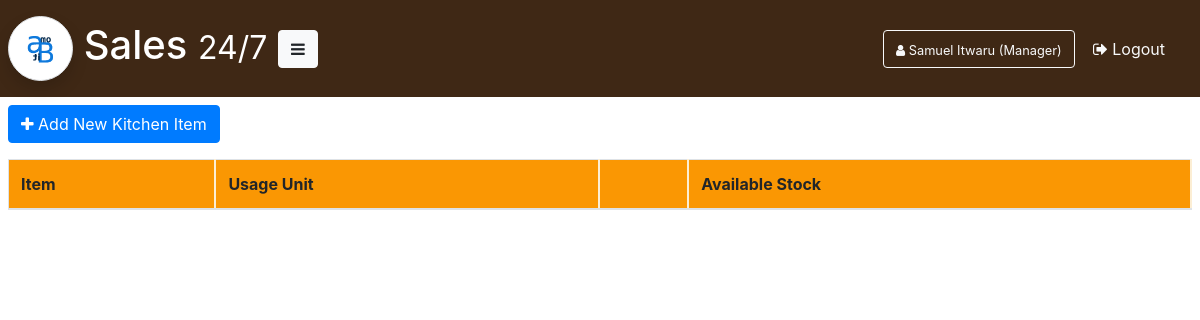
The app's page /kitchen-stock/ (signed in), older data.
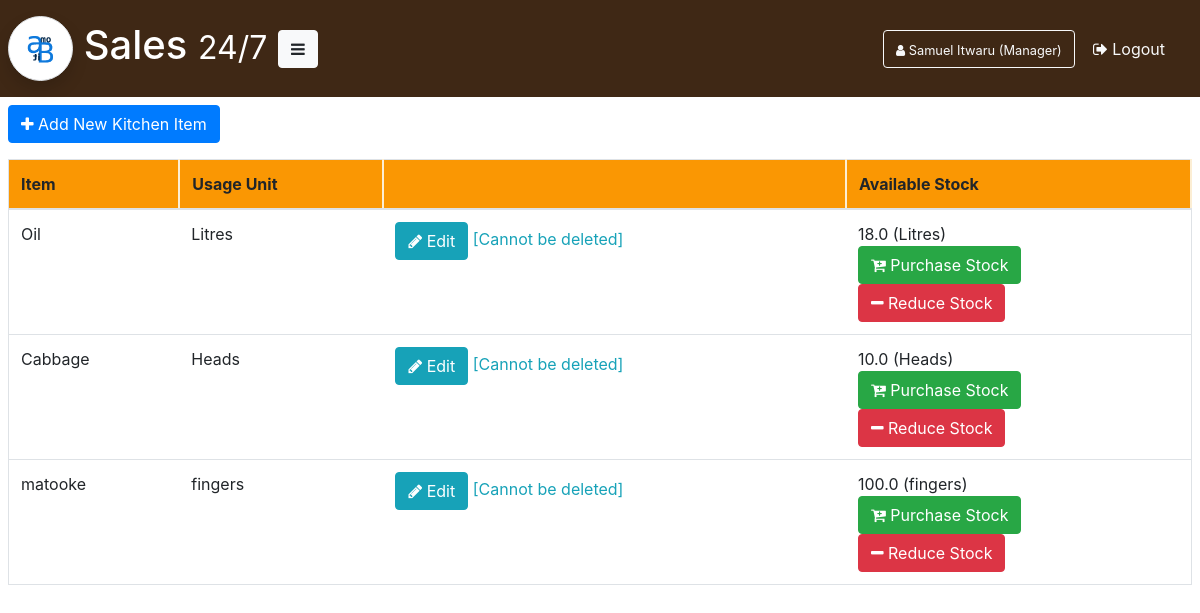
The same page, newer data.
### Application/database/model.py (models this page shows, shortened)
class Manager(Base):
    __tablename__ = "manager"
    id = Column(Integer, primary_key=True)
    first_name = Column(String(64))
    last_name = Column(String(64))
    email = Column(String(64))
    boss_email = Column(String(64))
    user = relationship("User", backref="manager",
                        cascade="all,delete", uselist=False)
    def delete(self):
        session.delete(self)
        session.commit()

class KitchenStock(Base):
    __tablename__ = "kitchen_stock"
    id = Column(Integer, primary_key=True)
    name = Column(String(64), unique=True)
    quantity_available = Column(Float(2), default=0.0)
    usage_unit = Column(String)
    kitchen_stock_purchases = relationship(
        "KitchenStockPurchase", backref="kitchen_stock")
    kitchen_stock_usages = relationship(
        "KitchenStockUsage", backref="kitchen_stock")
    def read(self):
        return session.query(self).all()

### Application/blueprints/KitchenStock/kitchen_stock.py (the view)
@kitchen_stock.route("/")
@login_required
def get_kitchen_stock():
    all_kitchen_stock = KitchenStock.read(KitchenStock)
    if current_user.manager:
        return render_template("manager/kitchen-stock.html", mod=module, all_kitchen_stock = all_kitchen_stock)
    elif current_user.chef:
        return render_template("chef/kitchen-stock.html", mod=module, all_kitchen_stock = all_kitchen_stock)

### Application/__init__.py (called while the page is built)
@login_manager.user_loader
def load_user(user_id):
    return session.query(User).filter_by(id=user_id).first()

### Application/templates/manager/kitchen-stock.html (shortened to what this page needs)
{% extends 'manager/manager-base.html' %}
{% block content %}
	<div class="row p-2">
		<button class="btn btn-primary" data-toggle="modal" data-target="#addKitchenItemModel"><span class="fa fa-plus"></span> Add New Kitchen Item</button>
	</div>
	<div class="row p-2">
		<table class="table table-responsive-sm table-hover border">
			<thead>
			    <tr>
			    	<th scope="col">Item</th>
			    	<th scope="col">Usage Unit</th>
			    	<th scope="col"></th>
			    	<th scope="col">Available Stock</th>
			    </tr>
			  </thead>
			  <tbody>
			  	{% for stock in all_kitchen_stock %}
			  		<tr scope="row" style="cursor: pointer;">
			  			<td>{{ stock.name }}</td>
			  			<td>{{ stock.usage_unit }}</td>
						<td>
							<form class="d-inline" action="{{ url_for('kitchen_stock.edit_kitchen_stock') }}">
								<button type="submit" class="btn btn-info"><span class="fa fa-pencil"></span> Edit</button>
							</form>
							{% if stock.quantity_available > 0 %}
								<label class="text-info">[Cannot be deleted]</label>
				  			{% endif %}
			  			</td>
			  			<td>
			  				{{ stock.quantity_available }} ({{ stock.usage_unit }})
							<form action="{{ url_for('kitchen_stock.add_stock') }}">
								<button  class="btn btn-success" type="submit"><span class="fa fa-cart-plus"></span> Purchase Stock</button>
							</form>
							{% if stock.quantity_available > 0 %}
							<form action="{{ url_for('kitchen_stock.reduce_kitchen_stock') }}">
								<button  class="btn btn-danger" type="submit"><span class="fa fa-minus"></span> Reduce Stock</button>
							</form>
							{% endif %}
						</td>
			  		</tr>
			  	{% endfor %}
			  </tbody>
		</table>
	</div>
{% endblock %}

### Application/templates/manager/manager-base.html (shortened to what this page needs)
{% extends 'global/base.html' %}
{% block body %}
{% if current_user.manager %}
<div class="container-fluid">
	<div class="row text-white p-2" style="font-size: 22px; background-color: rgba(56, 33, 13, 0.966);">
		<div class="col-md-8 col-sm-12 pl-0 py-2 my-auto">
			<h1 class="d-inline"><img class="img-thumbnail rounded-circle shadow" height="65px" width="65px" src="{{ url_for('static', filename='img/logo.png') }}"> Sales <small>24/7</small> <button class="btn btn-light float-md-none float-right" data-toggle="collapse" href="#mobile-menu" role="button" aria-expanded="false" aria-controls="mobile-menu"><span class="fa fa-navicon"></span></button></h1>
		</div>
		<div class="col-md-4 col-sm-12 my-auto text-white" align="right">
			<a href="{{url_for('manager.edit_manager')}}" class="btn btn-outline-light"><small><span class="fa fa-user"></span> {{current_user.manager.first_name}} {{current_user.manager.last_name}} (Manager)</small></a>
			<a href="{{ url_for('user.logout') }}"><button class="btn btn-outline-light border-0"><span class="fa fa-sign-out"></span> Logout</button></a>
		</div>
	</div>
	<div class="row">
		<div class="container-fluid">
			{% block content %}
			{% endblock %}
		</div>
	</div>
</div>
{% endif %}
{% endblock %}

### Application/templates/global/base.html (shortened to what this page needs)
<!DOCTYPE html>
<html>
<head>
	<link rel="stylesheet" type="text/css" href="{{url_for('static', filename='css/bootstrap.min.css')}}">
	<link rel="stylesheet" type="text/css" href="{{url_for('static', filename='css/font-awesome.min.css')}}">
	<link rel="stylesheet" type="text/css" href="{{url_for('static', filename='css/style.css')}}">
</head>
<body>
	{% block body %}
	{% endblock %}
</body>
</html>

### Application/static/css/style.css (style rules this page uses)
.table th { background-color: rgb(250, 151, 3) }
.table th { border-right: 2px solid rgb(252, 238, 212); }

Row changes from the older to the newer data that the page shows:
added KitchenStock: name "Oil", usage_unit "Litres", shows "[Cannot be deleted]", quantity_available "18.0"
added KitchenStock: name "Cabbage", usage_unit "Heads", shows "[Cannot be deleted]", quantity_available "10.0"
added KitchenStock: name "matooke", usage_unit "fingers", shows "[Cannot be deleted]", quantity_available "100.0"
